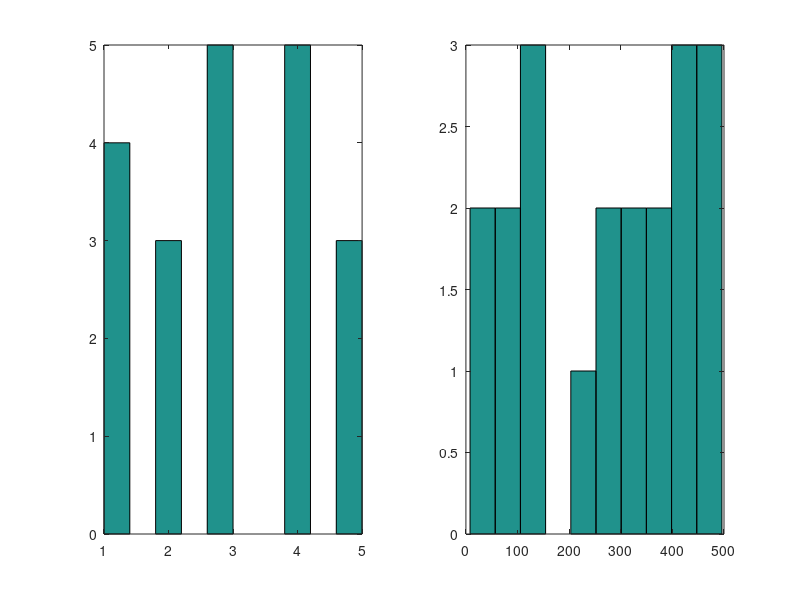

This figure's MATLAB source:
a = randi([1 5],1,20);
b = randi([1 500],1,20);
min(b)
max(b)
mean(b)
median(b)
mode(b)
std(b)

subplot(1,2,1);
hist(a);
subplot(1,2,2);
hist(b);
